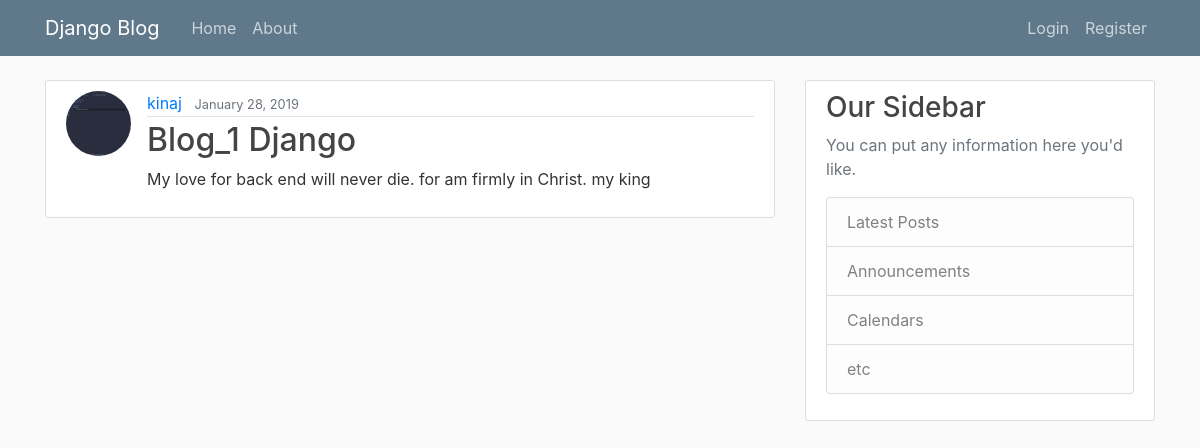
/post/1/, run on an earlier commit of the app's database.
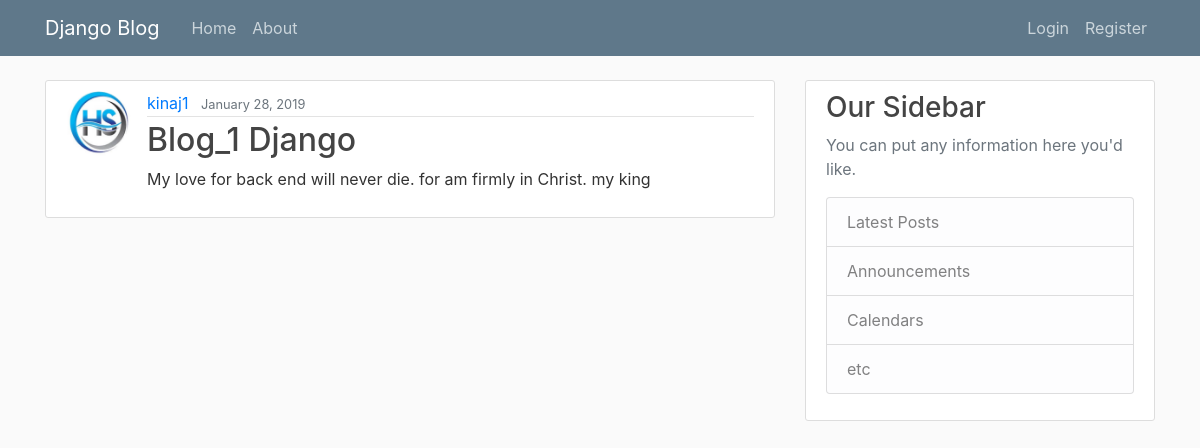
And on a later commit of the database.
### blog/models.py (models this page shows, shortened)
class Post(models.Model):
    title = models.CharField(max_length=100)
    content = models.TextField()
    date_posted = models.DateTimeField(default=timezone.now)
    author = models.ForeignKey(User, on_delete=models.CASCADE)

### users/models.py (models this page shows, shortened)
class Profile(models.Model):
    user = models.OneToOneField(User, on_delete=models.CASCADE)
    image= models.ImageField(default='default.jpg', upload_to='profile_pics')

### blog/views.py (the view)
# urls.py: path('post/<int:pk>/', PostDetailView.as_view(), name='post_detail'),
class PostDetailView(DetailView):
    model = Post

### blog/templates/blog/post_detail.html (shortened to what this page needs)
{% extends "blog/base.html" %}
{% block content %}
  <article class="media content-section">
    <img class="rounded-circle article-img" src="{{ object.author.profile.image.url }}">
    <div class="media-body">
      <div class="article-metadata">
        <a class="mr-2" href="#">{{ object.author }}</a>
        <small class="text-muted">{{ object.date_posted|date:"F d, Y" }}</small>
      </div>
      <h2 class="article-title">{{ object.title }}</h2>
      <p class="article-content">{{ object.content }}</p>
    </div>
  </article>
{% endblock content %}

What changed in the data, as far as the page shows it:
changed through a linked row, Post "Blog_1 Django": author.profile.image: a different picture; author "kinaj" → "kinaj1"
